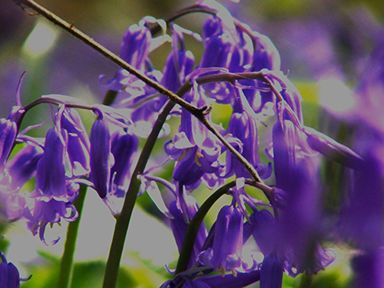
#> input picture module/imageMagick/images/bluebells_clipped.jpg, 384 x 288 px
$ python lineDeleteAndNoiseDelete.py ../module/imageMagick/images/bluebells_clipped.jpg
#> lines starting #> are read from the running program, lines starting #| are printed output that depends on the picture; after the words box and inside, x2 and y2 are one past the last pixel; in counts of white or black regions, pixels touching at a corner belong together
"""
@file morph_lines_detection hskim
"""
import numpy as np
import sys
import cv2 as cv

#지워야할 수평 선의 두께
deleteHorizontalLineWeight = 2
#지워야할 수직 선의 두께
deleteVerticalLineWeight = 2

def show_wait_destroy(winname, img):
    cv.imshow(winname, cv.resize(img, None, fx=0.5, fy=0.5, interpolation=cv.INTER_AREA))
    cv.moveWindow(winname, 500, 0)
    cv.resizeWindow(winname, 1200, 1200)
    cv.waitKey(0)
    cv.destroyWindow(winname)

def main(argv):
    # [load_image]
    if len(argv) < 1:
        print ('Not enough parameters')
        print ('Usage:\nmorph_lines_detection.py < path_to_image >')
        return -1
    # Load the image
    src = cv.imread(argv[0], cv.IMREAD_COLOR)
#> src is the input picture: shape (288, 384, 3); mean B, G, R 106.6, 81.4, 98.4
    # Check if image is loaded fine
    if src is None:
        print ('Error opening image: ' + argv[0])
        return -1

    #컬러 이미지 흑백 처리
    if len(src.shape) != 2:
        gray = cv.cvtColor(src, cv.COLOR_BGR2GRAY)
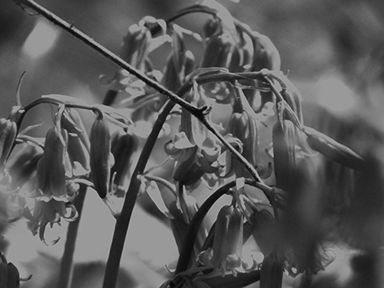
#> gray: shape (288, 384); min 1, max 192, mean 89.4
    else:
        gray = src

    # otsu 알고리즘 노이즈 제거 처리
    img_blur = cv.GaussianBlur(gray, (5, 5), 0)
    ret, horizontal = cv.threshold(img_blur, 0, 255, cv.THRESH_BINARY + cv.THRESH_OTSU)
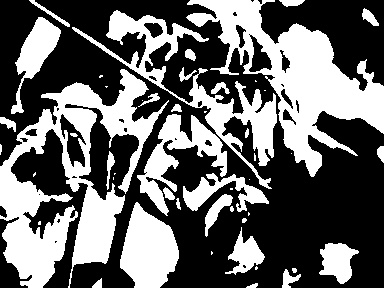
#> horizontal: shape (288, 384); 40.5% white; 49 white regions (19 under 20 px), largest, box (x1, y1, x2, y2) and area: (0, 69, 169, 288) 13749, (186, 0, 384, 177) 11756, (72, 10, 277, 189) 5745
#> ret = 95
    show_wait_destroy("horizontal1", horizontal)

    #흑백 이미지 이진화 처리
    horizontal = cv.bitwise_not(horizontal)
    horizontal = cv.adaptiveThreshold(horizontal, 255, cv.ADAPTIVE_THRESH_MEAN_C, cv.THRESH_BINARY, 15, -2)
#> horizontal: shape (288, 384); 38.3% white; 36 white regions (14 under 20 px), largest, box (x1, y1, x2, y2) and area: (0, 0, 384, 288) 30953, (11, 129, 88, 288) 3637, (259, 0, 384, 91) 2288

    show_wait_destroy("horizontal1", horizontal)
#> call 2 of show_wait_destroy, with winname = 'horizontal1'
#> in show_wait_destroy (call 2), `cv.imshow(winname, cv.resize(img, None, fx=0.5, fy=0.5, interpolation=..`:
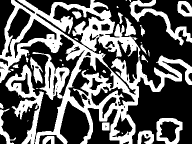
#> window 'horizontal1': shape (144, 192); min 0, max 255, mean 97.6

    horizontal = np.copy(horizontal)
    vertical = np.copy(horizontal)

    cols = horizontal.shape[1]
#> cols = 384
    horizontal_size = cols / 20
#> horizontal_size = 19.2

    horizontalStructure = cv.getStructuringElement(cv.MORPH_RECT, (int(horizontal_size), 1))
    horizontalDilateStructure = cv.getStructuringElement(cv.MORPH_RECT, (int(horizontal_size), deleteHorizontalLineWeight))

    horizontal2 = cv.erode(horizontal, horizontalStructure)
#> horizontal2: shape (288, 384); 4.6% white; 99 white regions (46 under 20 px), largest, box (x1, y1, x2, y2) and area: (205, 73, 263, 84) 350, (160, 58, 217, 68) 349, (66, 77, 114, 86) 239
    horizontal2 = cv.dilate(horizontal2, horizontalDilateStructure)
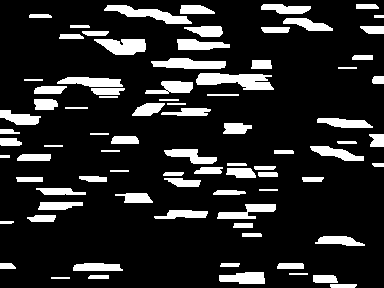
#> horizontal2: shape (288, 384); 15.1% white; 84 white regions, largest, box (x1, y1, x2, y2) and area: (196, 73, 274, 90) 889, (104, 5, 192, 24) 695, (94, 39, 146, 55) 613
    show_wait_destroy("horizontal1", horizontal2)
    horizontal = cv.bitwise_not(horizontal)
    horizontal = cv.add(horizontal, horizontal2)
#> horizontal: shape (288, 384); 76% white; 243 black regions (73 under 20 px), largest, box (x1, y1, x2, y2) and area: (4, 17, 38, 110) 856, (126, 114, 168, 193) 821, (106, 203, 135, 264) 772
    show_wait_destroy("horizontal1", horizontal)
#> call 4 of show_wait_destroy, with winname = 'horizontal1'
#> in show_wait_destroy (call 4), `cv.imshow(winname, cv.resize(img, None, fx=0.5, fy=0.5, interpolation=..`:
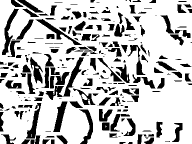
#> window 'horizontal1': shape (144, 192); min 0, max 255, mean 193.9
    rows = vertical.shape[0]
#> rows = 288
    verticalsize = rows / 20
#> verticalsize = 14.4

    verticalStructure = cv.getStructuringElement(cv.MORPH_RECT, (1, int(verticalsize)))
    verticalDilateStructure = cv.getStructuringElement(cv.MORPH_RECT, (deleteVerticalLineWeight, int(horizontal_size)))

    vertical = cv.erode(vertical, verticalStructure)
#> vertical: shape (288, 384); 11.5% white; 119 white regions (26 under 20 px), largest, box (x1, y1, x2, y2) and area: (109, 173, 140, 273) 813, (90, 116, 109, 194) 768, (164, 40, 203, 97) 661
    vertical = cv.dilate(vertical, verticalDilateStructure)
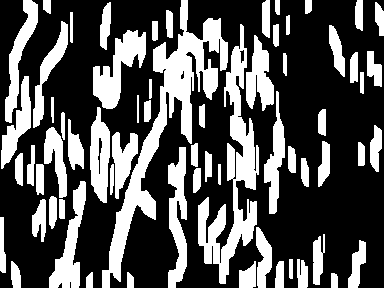
#> vertical: shape (288, 384); 33.6% white; 66 white regions, largest, box (x1, y1, x2, y2) and area: (102, 0, 228, 288) 6939, (198, 24, 259, 284) 5054, (93, 30, 146, 109) 1900
    horizontal = cv.add(horizontal, vertical)
#> horizontal: shape (288, 384); 94.1% white; 359 black regions (268 under 20 px), largest, box (x1, y1, x2, y2) and area: (73, 38, 113, 67) 368, (326, 125, 354, 141) 201, (51, 1, 70, 24) 200

    #otsu 알고리즘 노이즈 제거 처리
    img_blur = cv.GaussianBlur(horizontal, (5, 5), 0)
    ret, horizontal = cv.threshold(img_blur, 0, 255, cv.THRESH_BINARY + cv.THRESH_OTSU)
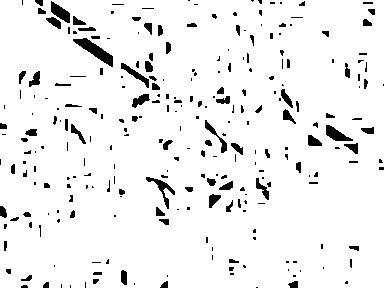
#> horizontal: shape (288, 384); 93.8% white; 263 black regions (170 under 20 px), largest, box (x1, y1, x2, y2) and area: (73, 38, 113, 67) 413, (326, 125, 353, 141) 222, (51, 1, 70, 23) 220
#> ret = 167
    #fastNI 알고리즘 노이즈 제거 처리 otsu 가 성능이 안나올경우 사용

    cv.imwrite("C:/ICR/uploads/Gray_Image2.jpg", horizontal)

    return 0
if __name__ == "__main__":
    main(sys.argv[1:])
